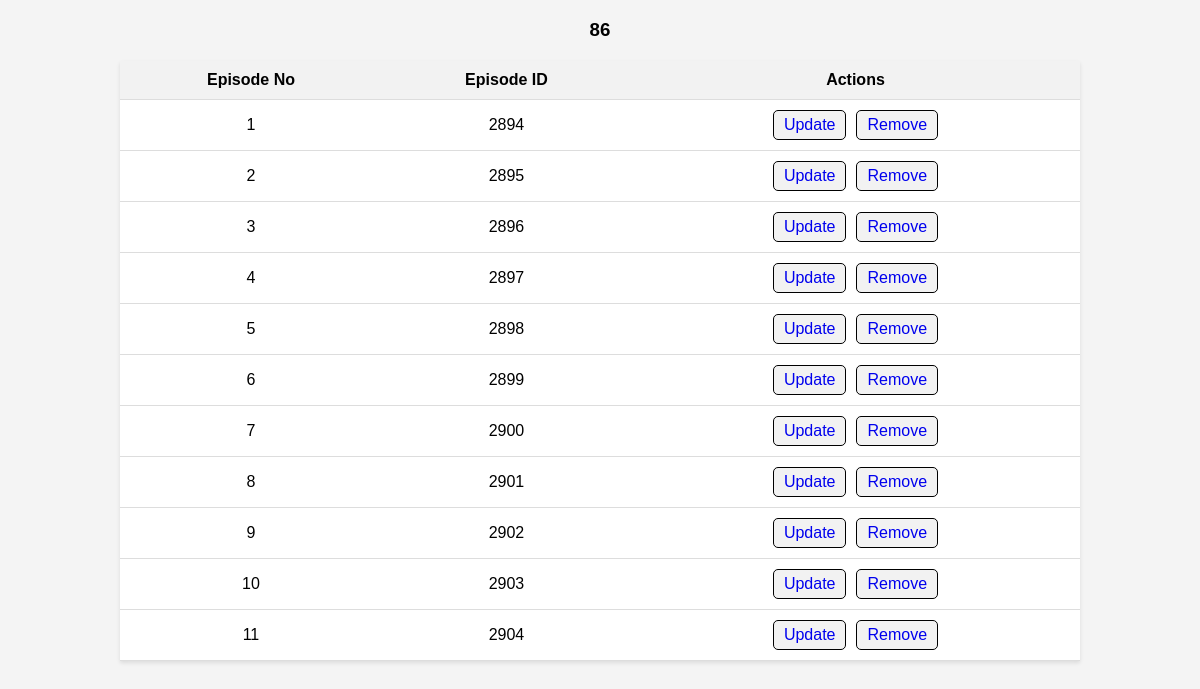
The page /admin/episodes.php?anime_id=57 on the database its author committed.
### tables this page shows
CREATE TABLE `anime` (
  `anime_id` int(100) NOT NULL AUTO_INCREMENT,
  `anime_name` varchar(255) NOT NULL,
  `anime_image` varchar(255) NOT NULL,
  `anime_type` varchar(100) NOT NULL,
  `genre` varchar(100) NOT NULL,
  PRIMARY KEY (`anime_id`)
);

CREATE TABLE `episodes` (
  `episode_id` int(11) NOT NULL AUTO_INCREMENT,
  `anime_id` int(11) NOT NULL,
  `episode_url` text DEFAULT NULL,
  PRIMARY KEY (`episode_id`),
  KEY `anime_id` (`anime_id`),
  CONSTRAINT `episodes_ibfk_1` FOREIGN KEY (`anime_id`) REFERENCES `anime` (`anime_id`) ON DELETE CASCADE ON UPDATE CASCADE
);

### admin/episodes.php (the view, shortened to what this page needs)
<!DOCTYPE html>
<html lang="en">
<head>
</head>
<body>
    <?php
    include '../includes/dbconnect.php';
    if (isset($_GET['anime_id'])) {
        $anime_id = intval($_GET['anime_id']);
        $anime_query = "SELECT anime_name FROM anime WHERE anime_id = $anime_id";
        $anime_result = mysqli_query($conn, $anime_query);
        if ($anime_row = mysqli_fetch_assoc($anime_result)) {
            echo "<h3 style=text-align:center;>" . $anime_row['anime_name'] . "</h3>";
        } else {
            echo "<h3>Anime not found</h3>";
        }
    }
    ?>
    <table>
        <thead>
            <tr>
                <th>Episode No</th>
                <th>Episode ID</th>
                <th>Actions</th>
            </tr>
        </thead>
        <tbody>
            <?php
            include '../includes/dbconnect.php';
            if (isset($_GET['anime_id'])) {
                $anime_id = intval($_GET['anime_id']);
                $query = "SELECT * FROM episodes WHERE anime_id = $anime_id";
                $result = mysqli_query($conn, $query);
                $count = 1;
                while ($row = mysqli_fetch_assoc($result)): ?>
                    <tr>
                        <td><?php echo $count++; ?></td>
                        <td><?php echo $row['episode_id']; ?></td>
                        <td class="action-buttons">
                            <a href="update_episode.php?episode_id=<?php echo $row['episode_id']; ?>">Update</a>
                            <a href="episodes.php?delete=<?php echo $row['episode_id']; ?>&anime_id=<?php echo $anime_id; ?>" onclick="return confirm('Are you sure you want to delete this episode?');">Remove</a>
                        </td>
                    </tr>
                <?php endwhile;
            } else {
                echo "<tr><td colspan='3'>No anime selected.</td></tr>";
            }
            ?>
        </tbody>
    </table>
</body>
</html>

### admin/episodes.php (style rules this page uses)
body { font-family: Arial, sans-serif; background-color: #f4f4f4; margin: 0; padding: 0; }
table { width: 80%; margin: 20px auto; border-collapse: collapse; background-color: #fff; box-shadow: 0 2px 4px rgba(0, 0, 0, 0.1); }
th, td { padding: 10px; text-align: center; border-bottom: 1px solid #ddd; }
th { background-color: #f2f2f2; text-align: center; }
td:last-child { text-align: center; }
.action-buttons { display: flex; justify-content: center; gap: 10px; }
.action-buttons a { text-decoration: none; padding: 5px 10px; border: 1px solid #000; border-radius: 5px; background-color: #f2f2f2; transition: background-color 0.3s ease; }

### rows shown on the page
anime: anime_name "86"
episodes: episode_id "2894"
episodes: episode_id "2895"
episodes: episode_id "2896"
episodes: episode_id "2897"
episodes: episode_id "2898"
episodes: episode_id "2899"
episodes: episode_id "2900"
episodes: episode_id "2901"
episodes: episode_id "2902"
episodes: episode_id "2903"
episodes: episode_id "2904"
